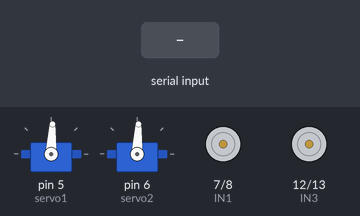
A sketch run on a simulated Arduino Uno, built with avr-gcc and run on an emulated ATmega328P. Shown: 2 × servo, motor-driver pin pairs drawn as motors (green arrow = first pin HIGH = forward, orange = second pin HIGH = backward, longer = more drive, scaled by the enable pin). Inputs (shaded band) come from the test bench. What the sketch prints to the serial monitor is not drawn.

Above: at 1.3 s.
1.4 s: "200\n" received over Serial
At 2.2 s:
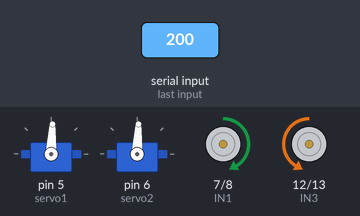
7.4 s: "400\n" received over Serial
At 10.2 s:
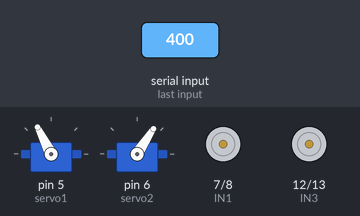
10.4 s: "100\n" received over Serial
13.4 s: "300\n" received over Serial
At 16.7 s:
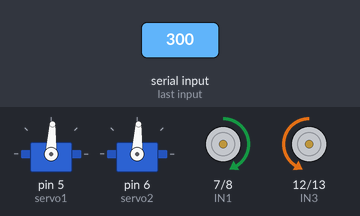
Timing chart, 0 to 17.4 s (numbered marks = the images above; inputs shaded):
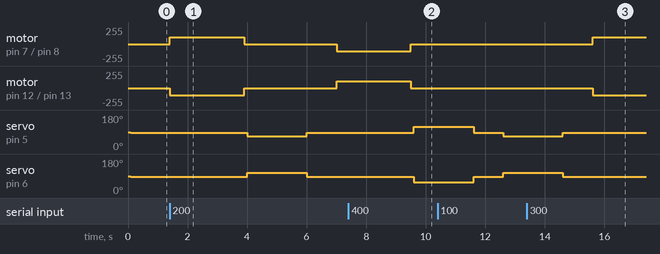

Measured:
- after the input at 1.4 s, motor on pin 7 (IN1) / pin 8 (IN2): stopped → forward 105/255 at once, → stopped 2.5 s later, → backward 105/255 3.1 s later; motor on pin 12 (IN3) / pin 13 (IN4): stopped → backward 105/255 at once, → stopped 2.5 s later, → forward 105/255 3.1 s later
- after the input at 7.4 s, servo on pin 5 (servo1): 87° → 117° after 2.2 s; servo on pin 6 (servo2): 87° → 57° after 2.2 s
- after the input at 13.4 s, motor on pin 7 (IN1) / pin 8 (IN2): stopped → forward 105/255 after 2.2 s; motor on pin 12 (IN3) / pin 13 (IN4): stopped → backward 105/255 after 2.2 s

The sketch:

inno_move.ino
```cpp
#include <Servo.h> //arduino-ide로 실행

// 서보모터
Servo servo1; // 5번
Servo servo2; // 6번

// 모터드라이버 (L298N)

// 왼쪽 바퀴
int ENA = 3;
int IN1 = 7;
int IN2 = 8;

// 오른쪽 바퀴
int ENB = 11;
int IN3 = 12;
int IN4 = 13;

int v = 105;  // 속도
int m = 2500; // 시간
int s = 87; //각도

void setup()
{
  Serial.begin(9600);

  servo1.attach(5);
  servo2.attach(6);

  pinMode(ENA, OUTPUT);
  pinMode(IN1, OUTPUT);
  pinMode(IN2, OUTPUT);

  pinMode(ENB, OUTPUT);
  pinMode(IN3, OUTPUT);
  pinMode(IN4, OUTPUT);

  stopAll();

  servo1.write(s);
  servo2.write(s);

  Serial.println("RoboSort Ready!");
}

void loop()
{
  if (Serial.available() > 0)
  {
    String boxNumStr = Serial.readStringUntil('\n');
    boxNumStr.trim();

    Serial.print("[TEST] 입력됨 → ");
    Serial.println(boxNumStr);

    if (boxNumStr.startsWith("100"))
    {
      tiltLeft();
      Serial.println("Done");
    }
    else if (boxNumStr.startsWith("200"))
    {
      moveForward(m);
      tiltLeft();
      moveBackward(m);
      Serial.println("Done");
    }
    else if (boxNumStr.startsWith("300"))
    {
      moveForward(2*m);
      tiltLeft();
      moveBackward(2*m);
      Serial.println("Done");
    }
    else if (boxNumStr.startsWith("400"))
    {
      tiltRight();
      Serial.println("Done");
    }
    else if (boxNumStr.startsWith("500"))
    {
      moveForward(m);
      tiltRight();
      moveBackward(m);
      Serial.println("Done");
    }
    else if (boxNumStr.startsWith("600"))
    {
      moveForward(2*m);
      tiltRight();
      moveBackward(2*m);
      Serial.println("Done");
    }
    else
    {
      Serial.println("[ERROR] 알 수 없는 명령");
    }

    Serial.println("-- 입력 대기중 --");
  }
}

void stopAll()
{
  digitalWrite(IN1, LOW);
  digitalWrite(IN2, LOW);
  analogWrite(ENA, 0);

  digitalWrite(IN3, LOW);
  digitalWrite(IN4, LOW);
  analogWrite(ENB, 0);

  delay(100);
}

void leftForward()
{
  digitalWrite(IN1, HIGH);
  digitalWrite(IN2, LOW);
  analogWrite(ENA, v);
}

void leftBackward()
{
  digitalWrite(IN1, LOW);
  digitalWrite(IN2, HIGH);
  analogWrite(ENA, v);
}

void rightForward()
{
  digitalWrite(IN3, LOW);
  digitalWrite(IN4, HIGH);
  analogWrite(ENB, v);
}

void rightBackward()
{
  digitalWrite(IN3, HIGH);
  digitalWrite(IN4, LOW);
  analogWrite(ENB, v);
}

void forward()
{
  leftForward();
  rightForward();
}

void backward()
{
  leftBackward();
  rightBackward();
}

void moveForward(int duration)
{
  forward();
  delay(duration);
  stopAll();
}

void moveBackward(int duration)
{
  backward();
  delay(duration);
  stopAll();
}


void tiltRight()
{
  servo1.write(s + 30);
  servo2.write(s - 30);
  delay(2000);

  servo1.write(s);
  servo2.write(s);
  delay(1000);

}


void tiltLeft()
{
  servo1.write(s - 20);
  servo2.write(s + 20);
  delay(2000);

  servo1.write(s);
  servo2.write(s);
  delay(1000);

}
```
